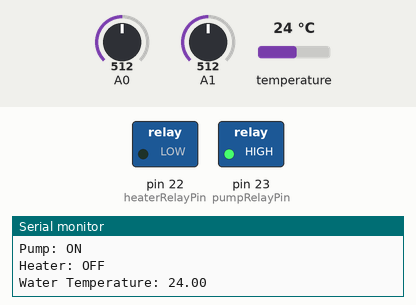
A sketch run on a simulated Arduino Mega 2560, built with avr-gcc and run on an emulated ATmega2560. Shown: switched loads named in the sketch (green lamp = pin HIGH), the last lines printed to the serial monitor. Inputs (shaded band) come from the test bench; at power-on: A0 = 512, A1 = 512, temperature 24 °C.

Above: at 1.2 s.
1.3 s: A0 set to 716
At 1.6 s:
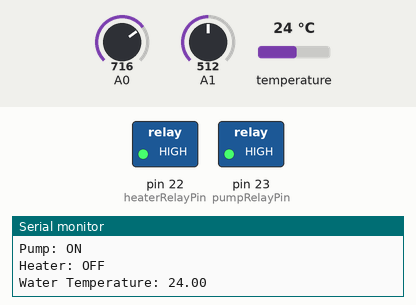
3.8 s: A0 set to 542
13.6 s: A0 set to 522
15.1 s: A0 set to 900
At 30.6 s:
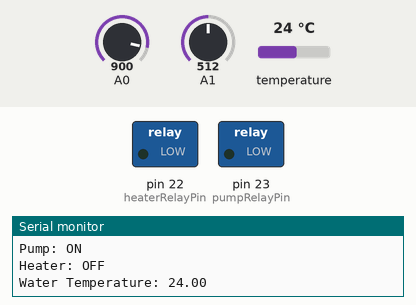
At 31.6 s:
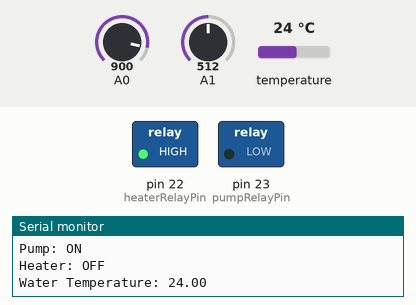
Timing chart, 0 to 34.6 s (numbered marks = the images above; inputs shaded):
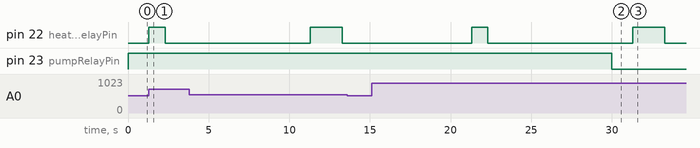

Measured:
- after the input at 1.3 s, pin 22 (heaterRelayPin): LOW → HIGH at once, → LOW 1.0 s later
- after the input at 13.6 s, every drawn part: stays the same
- after the input at 15.1 s, pin 22 (heaterRelayPin): LOW → HIGH after 6.2 s, → LOW 1.0 s later, → HIGH 9.0 s later, → LOW 2.0 s later

The sketch:

Aquaponic.ino
```cpp
#include <OneWire.h>
#include <Wire.h>
int val10;
int val11;

#define UVSensorPin 1
#define UVThreshold 4
#define voltageSensorPin 0
#define voltageThreshold 13
#define heaterRelayPin 22
#define pumpRelayPin 23

OneWire  ds(24);

long heaterOn;
long heaterOff;
int heaterState = 0;
long pumpOn;
long pumpOff;
int pumpState = 0;
int printDataState = 0;
long printDataOn;
float wTemperature = 0;
//int binaryOutputs[5] = {28,29,30,31,32};

void setup()
{
  Serial.begin(9600);
  Serial.println("Aquaponic Controll 2015");
  /*    pinMode(binaryOutputs[i],OUTPUT)for (int i = 0; i<5;i++) {
    pinMode(binaryOutputs[i],OUTPUT);
  }*/
  pinMode(heaterRelayPin,OUTPUT);
  pinMode(pumpRelayPin,OUTPUT);
}
void loop()
{
      checkHeater();
      checkPump();
      checkPrint();
      if (readVoltage(voltageSensorPin) >= voltageThreshold & heaterState == 0) triggerHeater(1000,9000);
      if (readUV(UVSensorPin) >= UVThreshold & pumpState == 0) triggerPump(30000,40000);
      if (printDataState == 0) triggerPrint(4000);
}
void printData() {
  Serial.print("Voltage: ");
  Serial.println(readVoltage(voltageSensorPin));
  Serial.print("UV: ");
  Serial.println(readUV(UVSensorPin));
  if(pumpState == 1) {
    Serial.println("Pump: ON");
  } else {
    Serial.println("Pump: OFF");
  }
  if(heaterState == 1) {
    Serial.println("Heater: ON");
  } else {
    Serial.println("Heater: OFF");
  }
   while (wTemperature == 0) {
    wTemperature = waterTemperature();
   }
    Serial.print("Water Temperature: ");
    Serial.println(wTemperature);
    //binaryOutput(wTemperature,binaryOutputs);
    wTemperature = 0;

}
float readVoltage(int pin) {
      val10=analogRead(pin);
      return val10/4.092/10;
}
int readUV(int pin) {
  return analogRead(pin);
}
void checkHeater() {
  if (heaterState == 1) {
    digitalWrite(heaterRelayPin,HIGH);
    if(heaterOn<=millis()){
      heaterState=2;
      digitalWrite(heaterRelayPin,LOW);
    }
  }
  if (heaterState == 2 & heaterOff<=millis()) heaterState=0;
}
void checkPump() {
  if (pumpState == 1) {
    digitalWrite(pumpRelayPin,HIGH);
    if(pumpOn<=millis()){
      pumpState=2;
      digitalWrite(pumpRelayPin,LOW);
    }
  }
  if (pumpState == 2 & pumpOff<=millis()) pumpState=0;
}
void checkPrint() {
  if (printDataState == 1) {
    printData();
    printDataState = 2;
  }
  if(printDataOn<=millis() & printDataState == 2) printDataState = 0;
}
void triggerHeater(long on,long off) {
  heaterOn = millis()+on;
  heaterOff = millis()+on+off;
  heaterState = 1;
}
void triggerPump(long on, long off) {
  pumpOn = millis()+on;
  pumpOff = millis()+on+off;
  pumpState = 1;
}
void triggerPrint(int on) {
  printDataOn = millis()+on;
  printDataState = 1;
}
float waterTemperature() {
  byte i;
  byte present = 0;
  byte type_s;
  byte data[12];
  byte addr[8];
  float celsius, fahrenheit;

  if ( !ds.search(addr)) {
    ds.reset_search();
    delay(250);
    return 0;
  }

  if (OneWire::crc8(addr, 7) != addr[7]) {
      return 0;
  }
  type_s = 0;

  ds.reset();
  ds.select(addr);
  ds.write(0x44, 1);        // start conversion, with parasite power on at the end

  delay(1000);     // maybe 750ms is enough, maybe not
  // we might do a ds.depower() here, but the reset will take care of it.

  present = ds.reset();
  ds.select(addr);
  ds.write(0xBE);         // Read Scratchpad

  for ( i = 0; i < 9; i++) {           // we need 9 bytes
    data[i] = ds.read();
  }

  int16_t raw = (data[1] << 8) | data[0];
  if (type_s) {
    raw = raw << 3; // 9 bit resolution default
    if (data[7] == 0x10) {
      // "count remain" gives full 12 bit resolution
      raw = (raw & 0xFFF0) + 12 - data[6];
    }
  } else {
    byte cfg = (data[4] & 0x60);
    if (cfg == 0x00) raw = raw & ~7;  // 9 bit resolution, 93.75 ms
    else if (cfg == 0x20) raw = raw & ~3; // 10 bit res, 187.5 ms
    else if (cfg == 0x40) raw = raw & ~1; // 11 bit res, 375 ms
    //// default is 12 bit resolution, 750 ms conversion time
  }
  celsius = (float)raw / 16.0;
  return celsius;
}
void binaryOutput(float output,int binaryOut[5]) {
  int result[5];
  int number =  int(output);
  for (int i=0;i<5;i+=1) {
    if (number%2 == 1) { result[i] = 1;
      }else{ result[i] = 0; }
      number/=2;
  }
  for (int i=0;i<5;i+=1) {
    Serial.print(result[i]);
    if (result[i] == 1) {
      digitalWrite(binaryOut[i],HIGH);
    }else{
      digitalWrite(binaryOut[i],LOW);
    }
  }

}
```
